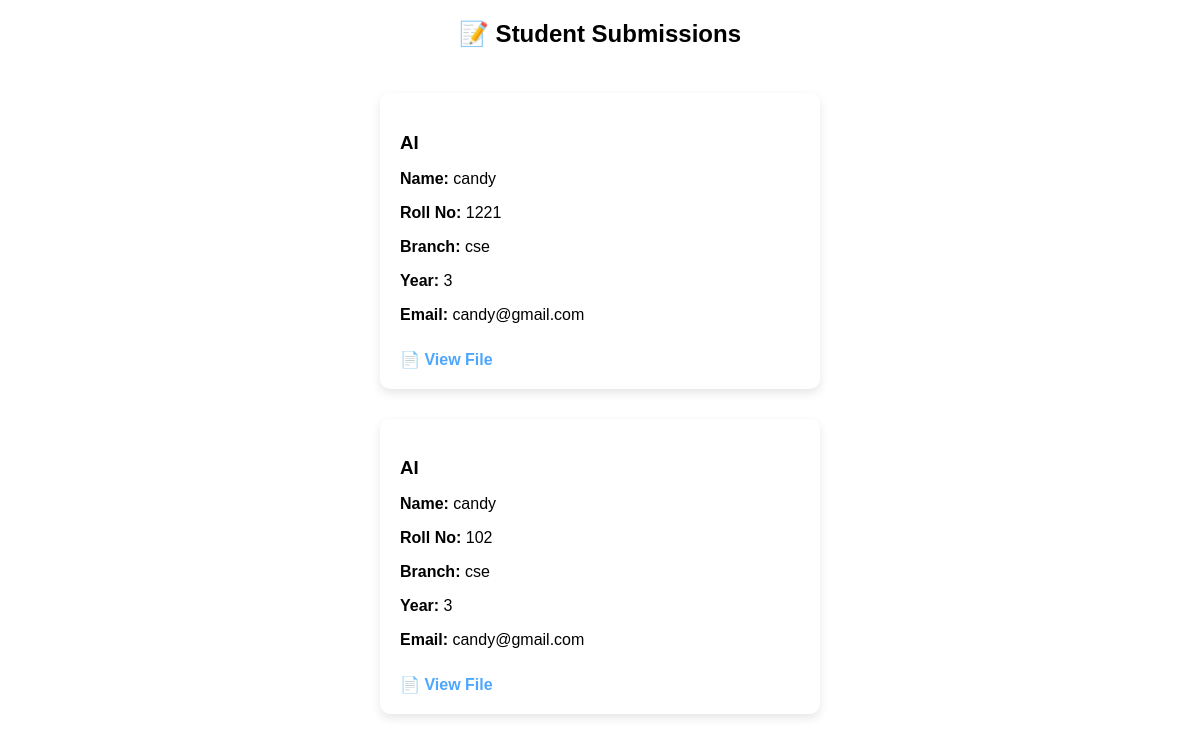
The page /review-notes on the database its author committed.
### tables this page shows
CREATE TABLE submissions(
id INTEGER PRIMARY KEY AUTOINCREMENT,
title TEXT,
content TEXT,
file TEXT,
student_name TEXT,
email TEXT,
branch TEXT,
year TEXT,
roll_no TEXT
);

### app.py (the view)
@app.route('/review-notes')
def review_notes():
    conn = get_db()
    cur = conn.cursor()
    cur.execute("SELECT * FROM submissions")
    data = cur.fetchall()
    conn.close()
    return render_template("review_notes.html", data=data)

### app.py (called while the page is built)
def get_db():
    return sqlite3.connect("database.db")

### templates/review_notes.html (shortened to what this page needs)
<!DOCTYPE html>
<html>
<head>
<link rel="stylesheet" href="/static/style.css">
</head>
<body>
<h2 style="text-align:center;">📝 Student Submissions</h2>
<div class="notes-wrapper">
{% for d in data %}
<div class="note-card">
<h3>{{d[1]}}</h3>
<p><b>Name:</b> {{d[4]}}</p>
<p><b>Roll No:</b> {{d[8]}}</p>
<p><b>Branch:</b> {{d[6]}}</p>
<p><b>Year:</b> {{d[7]}}</p>
<p><b>Email:</b> {{d[5]}}</p>
{% if d[3] %}
<a href="/uploads/{{d[3]}}" target="_blank">📄 View File</a>
{% endif %}
</div>
{% endfor %}
</div>
</body>
</html>

### static/style.css (style rules this page uses)
.notes-wrapper { display:flex; flex-direction:column; align-items:center; margin-top:30px; }
.note-card { width:400px; background:#ffffff; padding:20px; margin:15px 0; border-radius:10px; box-shadow:0 4px 10px rgba(0,0,0,0.1); text-align:left; }
.note-card h3 { margin-bottom:10px; }
.note-card a { display:inline-block; margin-top:10px; color:#4da6ff; text-decoration:none; font-weight:bold; }
body { background: url("https://images.unsplash.com/photo-1523580494863-6f3031224c94") no-repeat center center fixed; background-size: cover; font-family: Arial, sans-serif; }

### rows shown on the page
submissions: title "AI", student_name "candy", roll_no "1221", branch "cse", year "3", email "candy@gmail.com"
submissions: title "AI", student_name "candy", roll_no "102", branch "cse", year "3", email "candy@gmail.com"
